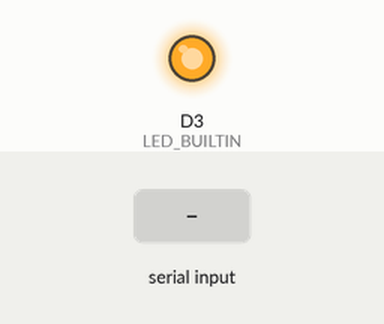
This sketch was run on a simulated nRF52 board. Parts: output pins drawn as LEDs (lit = HIGH). Inputs (shaded band) come from the test bench. A phone connects over Bluetooth LE 3 s after start; what the sketch prints to the serial monitor is not drawn.

Above: at 0.1 s.
At 1.5 s:
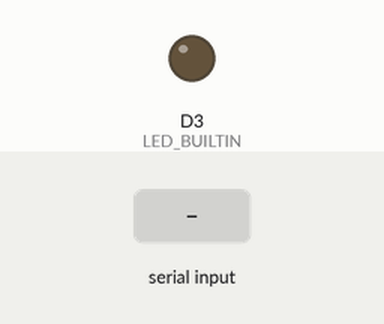
1.6 s: "90,45\n" received over the second serial link
4.6 s: "0\n" received over the second serial link
6.1 s: "1,90,45\n" received over the second serial link
Timing chart, 0 to 9.1 s (numbered marks = the images above; inputs shaded):
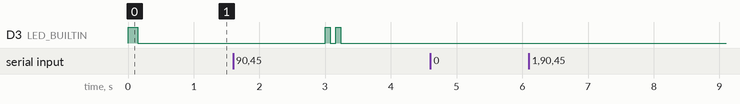

Measured:
- after the input at 4.6 s, every drawn part: stays the same
- after the input at 6.1 s, every drawn part: stays the same
- by itself, D3 (LED_BUILTIN): alternates HIGH for 0.08 s and LOW for 0.08 s, 4 changes in all, then stays LOW

The sketch:

toython_ble.ino
```cpp
/*
 * TOYTHON 2026 — NU-40 DK  BLE UART 양방향 스캐폴드
 * ------------------------------------------------------------
 * 보드 ↔ 스마트폰(갤럭시 Chrome) 사이의 배관(plumbing)만 담당합니다.
 * 아이디어 로직은 이 위에 얹으세요.
 *
 *   보드 → 폰 :  "BTN:A:DOWN" / "BTN:A:UP" / "BTN:B:DOWN" / "BTN:B:UP" / "HELLO"
 *   폰 → 보드 :  "LED:0~255"  (LED 밝기)
 *                "TILT:-90~90" (폰 기울기 → LED 밝기로 자동 매핑)
 *                "SHAKE"       (폰 흔들림 → LED 3회 점멸)
 *
 * 보드: Tools > Board > NUBoards nRF52 > NU40DK nRF52840
 * ------------------------------------------------------------
 */

#include <bluefruit.h>

// ─────────────────────────────────────────────
// 설정
// ─────────────────────────────────────────────
#define DEVICE_NAME     "TOYTHON-01"   // 팀마다 다르게! 100명이 모이면 이름 충돌납니다
#define LED_ACTIVE_LOW  false          // LED가 반대로 동작하면 true 로 바꾸세요

// 버튼 핀. BSP가 정의해두지 않았다면 pin_finder.ino 로 찾아서 숫자를 직접 넣으세요.
#ifndef PIN_BUTTON1
  #define PIN_BUTTON1 -1
#endif
#ifndef PIN_BUTTON2
  #define PIN_BUTTON2 -1
#endif

const int BTN_A = PIN_BUTTON1;
const int BTN_B = PIN_BUTTON2;

// ─────────────────────────────────────────────
BLEUart bleuart;

bool     lastA = HIGH, lastB = HIGH;
uint32_t tA = 0, tB = 0;
const uint32_t DEBOUNCE_MS = 30;

char     rxbuf[64];
uint8_t  rxlen = 0;
bool     linked = false;

// ─────────────────────────────────────────────
void setLed(uint8_t v) {
  analogWrite(LED_BUILTIN, LED_ACTIVE_LOW ? (255 - v) : v);
}

void blink(uint8_t times, uint16_t ms) {
  for (uint8_t i = 0; i < times; i++) {
    setLed(255); delay(ms);
    setLed(0);   delay(ms);
  }
}

void sendLine(const char* s) {
  if (linked) { bleuart.print(s); bleuart.print("\n"); }
  Serial.println(s);
}

// ─────────────────────────────────────────────
void connect_callback(uint16_t conn_handle) {
  (void) conn_handle;
  linked = true;
  blink(2, 80);
  sendLine("HELLO");
}

void disconnect_callback(uint16_t conn_handle, uint8_t reason) {
  (void) conn_handle; (void) reason;
  linked = false;
  setLed(0);
  Serial.println("disconnected");
}

void startAdv() {
  Bluefruit.Advertising.addFlags(BLE_GAP_ADV_FLAGS_LE_ONLY_GENERAL_DISC_MODE);
  Bluefruit.Advertising.addTxPower();
  Bluefruit.Advertising.addService(bleuart);
  Bluefruit.ScanResponse.addName();

  Bluefruit.Advertising.restartOnDisconnect(true);
  Bluefruit.Advertising.setInterval(32, 244);
  Bluefruit.Advertising.setFastTimeout(30);
  Bluefruit.Advertising.start(0);          // 0 = 무제한 광고
}

// ─────────────────────────────────────────────
void setup() {
  Serial.begin(115200);

  pinMode(LED_BUILTIN, OUTPUT);
  setLed(0);

  if (BTN_A >= 0) pinMode(BTN_A, INPUT_PULLUP);
  if (BTN_B >= 0) pinMode(BTN_B, INPUT_PULLUP);

  Bluefruit.begin();
  Bluefruit.setTxPower(4);
  Bluefruit.setName(DEVICE_NAME);
  Bluefruit.Periph.setConnectCallback(connect_callback);
  Bluefruit.Periph.setDisconnectCallback(disconnect_callback);

  bleuart.begin();
  startAdv();

  Serial.println("advertising as " DEVICE_NAME);
  blink(1, 150);
}

// ─────────────────────────────────────────────
void handleLine(char* line) {
  // LED:<0-255>
  if (strncmp(line, "LED:", 4) == 0) {
    int v = atoi(line + 4);
    v = constrain(v, 0, 255);
    setLed((uint8_t)v);
    return;
  }

  // TILT:<-90..90>  →  기울기를 밝기로
  if (strncmp(line, "TILT:", 5) == 0) {
    int deg = atoi(line + 5);
    deg = constrain(abs(deg), 0, 90);
    setLed((uint8_t)map(deg, 0, 90, 0, 255));
    return;
  }

  // SHAKE
  if (strcmp(line, "SHAKE") == 0) {
    blink(3, 60);
    return;
  }

  Serial.print("unknown cmd: "); Serial.println(line);
}

void pumpRx() {
  while (bleuart.available()) {
    char c = (char) bleuart.read();
    if (c == '\n' || c == '\r') {
      if (rxlen > 0) { rxbuf[rxlen] = '\0'; handleLine(rxbuf); rxlen = 0; }
    } else if (rxlen < sizeof(rxbuf) - 1) {
      rxbuf[rxlen++] = c;
    }
  }
}

void pumpButton(int pin, bool& last, uint32_t& t, const char* name) {
  if (pin < 0) return;
  bool now = digitalRead(pin);
  if (now != last && (millis() - t) > DEBOUNCE_MS) {
    t = millis();
    last = now;
    char msg[24];
    snprintf(msg, sizeof(msg), "BTN:%s:%s", name, (now == LOW) ? "DOWN" : "UP");
    sendLine(msg);
  }
}

void loop() {
  pumpRx();
  pumpButton(BTN_A, lastA, tA, "A");
  pumpButton(BTN_B, lastB, tB, "B");
  delay(5);
}
```
